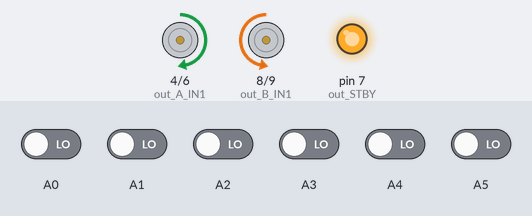
Recording of a sketch running on a simulated Arduino Uno, built with avr-gcc and run on an emulated ATmega328P. Parts: motor-driver pin pairs drawn as motors (green arrow = first pin HIGH = forward, orange = second pin HIGH = backward, longer = more drive, scaled by the enable pin, stopped while the standby pin is LOW), output pins drawn as LEDs (lit = HIGH). Inputs (shaded band) come from the test bench; at power-on: A0–5 LOW.

Above: at 3.7 s.
3.8 s: A2 driven HIGH
At 4.5 s:
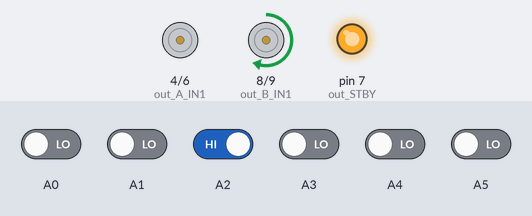
5.3 s: A3 driven HIGH
At 6.0 s:
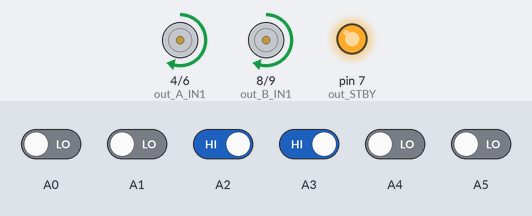
8.3 s: A0 driven HIGH
At 8.7 s:
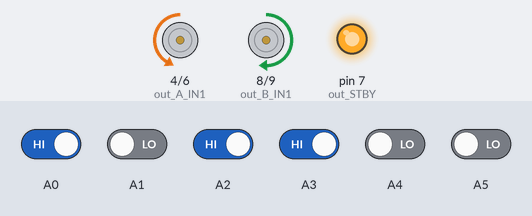
9.8 s: A3 driven LOW
At 10.6 s:
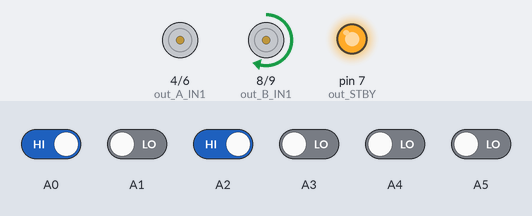
11.6 s: A4 driven HIGH
At 12.0 s:
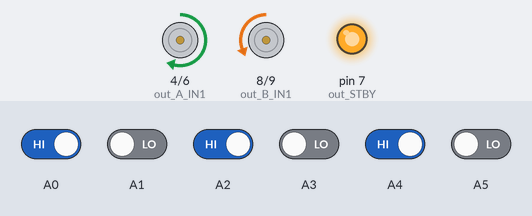
13.1 s: A2 driven LOW
At 13.7 s:
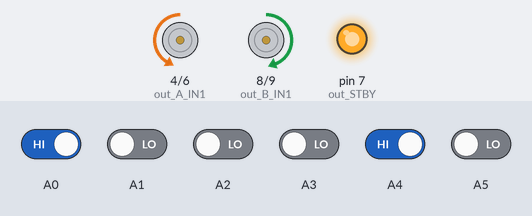
Timing chart, 0 to 15.6 s (numbered marks = the images above; inputs shaded):
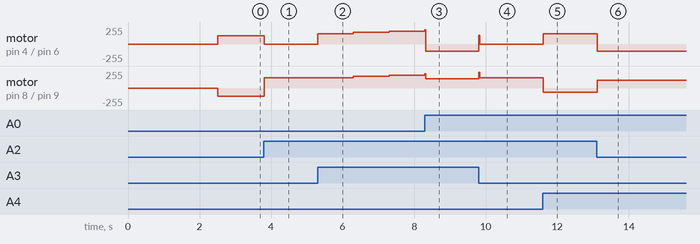

Measured:
- after the input at 3.8 s, motor on pin 4 (out_A_IN1) / pin 6 (out_A_IN2): forward 125/255 → stopped at once; motor on pin 8 (out_B_IN1) / pin 9 (out_B_IN2): backward 125/255 → forward 152/255 at once
- after the input at 8.3 s, motor on pin 4 (out_A_IN1) / pin 6 (out_A_IN2): forward 214/255 → backward 105/255 at once; motor on pin 8 (out_B_IN1) / pin 9 (out_B_IN2): forward 214/255 → forward 136/255 at once
- after the input at 9.8 s, motor on pin 4 (out_A_IN1) / pin 6 (out_A_IN2): backward 105/255 → stopped at once; motor on pin 8 (out_B_IN1) / pin 9 (out_B_IN2): forward 136/255 → forward 152/255 at once
- after the input at 11.6 s, motor on pin 4 (out_A_IN1) / pin 6 (out_A_IN2): stopped → forward 152/255 at once; motor on pin 8 (out_B_IN1) / pin 9 (out_B_IN2): forward 152/255 → backward 64/255 at once
- after the input at 13.1 s, motor on pin 4 (out_A_IN1) / pin 6 (out_A_IN2): forward 152/255 → backward 105/255 at once; motor on pin 8 (out_B_IN1) / pin 9 (out_B_IN2): backward 64/255 → forward 115/255 at once

The sketch:

lab1.ino
```cpp
/*
 * @scuola:	Stimate
 * @autori:	Zumerle,Della Piana
 * Squadra: Stimate 1
 * Robot:   Stimate 1
 * @data:   Maggio 2016
 * Versione: -
 * @evento: Roboval 2016
 *
 */


    #include <QTRSensors.h>
    //utilizzo la configurazione di pin e la numerazione dei sensori predefinita di Roboval - roboval_maze_v_1_0.zip
    #define out_STBY    7
    #define out_B_PWM   10
    #define out_A_PWM   5
    #define out_A_IN2   6
    #define out_A_IN1   4
    #define out_B_IN1   8
    #define out_B_IN2   9
    #define left_motor  0
    #define right_motor 1
    // carlo
    // leftFar  leftCenter leftNear   rightNear  rightCenter  rightFar
    #define leftFar          0 // i più estremi
    #define leftCenter       1 // gli intermedi
    #define leftNear         2 // i più vicini al centro
    #define rightNear        3
    #define rightCenter      4
    #define rightFar         5
    #define NUM_SENSORS      6
    #define TIMEOUT       2500
    #define EMITTER_PIN   QTR_NO_EMITTER_PIN
    // definisco costanti e variabili
    #define full_speed          50 //velocita massima
    // carlo
    // posso usare outline_speed quando sumSX o sunDX sono differenti tra loro più di una certa percentuale ( playrange )
    #define outline_speed    40    //velocita quando il robot non è perfettamente sulla strada (=velocita massima -> non serve a niente :) )      (45)
    #define turn_speed       27    //velocita in manovra (rotazione a destra , sinistra)                                                          (35)
    #define blind_speed          22 //velocita motori in inversione di marcia
    #define debugPeriod       1000  //costanti Roboval non modificate
    #define soglia             180 //soglia tra 0 e 1000 per commutare il valore alto/basso analogico proveniente dai sensori in digitale         (210)  //LA SOGLIAAAAAA
    //variabili non modificate Roboval
    int leftFarReading;
    int rightFarReading;
    int leftCenterReading;
    int leftNearReading;
    int rightCenterReading;
    int rightNearReading;
    unsigned long N20_timer;
    int lastDebugTime = 0;
    //variabili aggiuntive
    //man mano le si legge saranno spegate..
    int sumSX=0;
    #define REFRESH  {qtrrc.readLine(sensorValues);}                                                       // aggiorna sensori
#define BLACK(x) (sensorValues[(x)]>soglia)                                                            // sensore 'X' nero
#define WHITE(x) !BLACK(x)
// carlo
// queste due define non vengono utilizzate
#define ENGINES_APPLICATION {set_motor(left_motor, left_speed); set_motor(right_motor, right_speed);}  //trasmissione
#define BORNOUT { motor_brake(1); motor_brake(0); delay(500); }
    #define NOX 10
    /*
    SPIEGAZIONE:
    allora, il robot per stare meglio su una linea l'abbiamo fatto ragionare in analogico...
    siccome i sensori a infrarossi, dopo la calibrazione, mandano un segnale che nel software viene compreso come un numero tra 0 e 1000
    e siccome noi possiamo inviare tramite software ai motori un valore tra 0 e 100 possiamo mettere in relazione il valore di ogni sensore  con la velocita dei motori

    ragioniamo cosi:
    IL ROBOT DEVE STARE IN CENTRO LINEA = HA LA PRIORITA DI RIMANERE IL PIU POSSIBILE SU UN VALORE PIU ALTO POSSIBILE DEI DUE SENSORI IR CENTRALI


    innanzitutto creiamo due var int che conterranno il valore SOMMA DESTRA E SOMMA SINISTRA che verranno messi in relazione con la velocita sul MOTORE DESTRO e sul MOTORE SINISTRO

    ANALIZZIAMO ORA UN PEZZO DI CODICE CHE TROVEREMO PIU AVANTI...
    ORA , LA RELAZIONE CHE INTERCORRE FRA IL VALORE DI OUTPUT DEI SENSORI E L'INPUT AI MOTORI è UNA SEMPLICE FRAZIONE CHE PRENDE IN CONSIDERAZIONE LA FULL_SPEED E LE DUE SOMME


  sumSX=sensorValues[leftNear];                                                       è LA SOMMA  CHE AQUISISCE IL VALORE CHE RIMANDA IL SENSORE IR CENTRALE SINISTRO    1    2   |3|   4   5   6

  sumDX=sensorValues[rightNear];                                                      è LA SOMMA  CHE AQUISISCE IL VALORE CHE RIMANDA IL SENSORE IR CENTRALE DESTRO      1    2    3   |4|  5   6

                                                                                                                                                                                                               1     2    |3|   |4|    5    6
                                                                                                                                                                                                                        <-         ->
  if(sumSX<100 || sumDX<100){                                                         SE IL VALORE DI UNO DI QUESTI DUE SENSORI SCEDNDE SOTTO UNA CERTA SOGLIA (100) VADO A VEDERE QUELLI PIU ESTERNI          1    |2|    3     4    |5|   6


  if (  sumSX<100 )
    sumSX=sensorValues[leftCenter]*2;                                                 QUI CONTROLLO QUALE DEI DUE SENSORI MI RITORNA IL VALORE PIU BASSO DELLA SOGLIA 100


    if (  sumDX<100 )
    sumDX=sensorValues[rightCenter]*2;

   (Limportante  DIFFERENZA CHE INTERCORRE FRA     sumSX=sensorValues[leftNear];    sumSX=sensorValues[leftCenter]*2;  non è solamente il fatto che andiamoa  vedere un sensore piu distante dal centro rispetto al precedente MA è CHE NE RADDOPPIAMO IL VALORE)
   ( POICHE IL ROBOT ,ABBIAMO DETTO, DEVE AVERE LA PRIORITA A RIMANERE SULLA LINEA CENTRALE)

    }else if(sumSX<210 || sumDX<210){
      if (  sumSX<210 )
             sumSX=sensorValues[leftFar]*4;
             if (  sumDX<210 )
             sumDX=sensorValues[rightFar]*4;
             }


    */


    int sumDX=0;


 //ABBIAMO DETTO CHE SUM sx E SUM dx  sono gli output che provengono dai sensori ,bene , adesso bisogna definire gli input VARIABILI da inviare ai motori
    int speedSX=0;
    int speedDX=0;


 //abbiamo prima accennato a una outline speed : la velocita dei motori quando il robot non è perfettamente sulla linea. il robot pero come fa a capire quando è o non è sperfettamente sulla linea?
 //esso deve semplicemente vedere se uno dei valori SUMsx O SUMdx (DERIVATI DAI SENSORI) SONO COMPRESI NEL MARGINE DI +-  UN TOT PER CENTO DI ESSI STESSI (X ESEMPIO SE SUMdx è COPRESO FRA SUMSX + O -  IL SUO 5 PER CENTO )
    int playrange=0;  // IL "GIOCO " DEL ROBOT è 0 PER CENTO PER PROVA

      /*
      LA PROSSIMA VARIABILE NON SERVE ASSOLUTAMENTE A NIENTE è SOLO CHE SUL NOSTRO ROBOT IL MOTORE DESTRO RENDEVA L' 8% DI MENO RISPETTO AL SINISTRO ,L'HARDWARE DECELERATION è UNA COSTANTE DA AGGIUNGERE AI PARAMETRI PER DEFINIRE LA speed sx , SAREBBE COME DIRE:
      SE IL MOTORE DESTRIO VA L'8% DI MENO RIUSPETTO AL SINISTRO PRENDIAMO LA VELOCITA CHE VOGLIAMO CHE FACCIA IL MOTORE SINISTRO E DECREMENTIAMOLA DELL' 8 PER CENTO
      */

    int hardware_deceleration=0;


    // ALTRI PEZZI DI CODICE STANDARD ROBOVAL....

QTRSensorsRC qtrrc((unsigned char[]) {A0, A1, A2, A3, A4, A5},NUM_SENSORS, TIMEOUT, EMITTER_PIN);
unsigned int sensorValues[NUM_SENSORS];
//ANCHE QUI NON CAMBIERà NIENTE....
void setup(){

  pinMode(out_STBY,OUTPUT);
  pinMode(out_A_PWM,OUTPUT);
  pinMode(out_A_IN1,OUTPUT);
  pinMode(out_A_IN2,OUTPUT);
  pinMode(out_B_PWM,OUTPUT);
  pinMode(out_B_IN1,OUTPUT);
  pinMode(out_B_IN2,OUTPUT);
  for (int i = 0; i < 100; i++){
    qtrrc.calibrate();
  }
  motor_standby(false);
}


//ECCOCI NEL LOOP ...SI DIVIDE IN TRE PARTI...
void loop(){
// carlo
// leggo i sensori
// verifico se mi scosto dalla linea con i due più vicini e in questo caso resetto  a variabile N20_timer al tempo attuale millis()
// applico la regola della mano sinistra o destra
// poi vado diritto con   straight();
// mando gli output ai motori con i valori calcolati dalle varie funzioni e con la decelerazione se uno dei due motori è meno veloce
//    //OUTPUT CALCOLATI DALLE FUNZIONI
//   set_motor(left_motor, speedSX-speedSX* hardware_deceleration/100); //ECCO CHE SI VEDE L'UTILITA DELL'HARDWARE DECELERATION
//   set_motor(right_motor, speedDX);
// fine descrizione loop

  // PRIMA PARTE: LETTURA DEGLI INPUT
  readSensors();
  // carlo
//  OR (||), AND (&&)

// carlo
// N20_timer mi dice per quanto tempo sto ininterrottamente sulla linea con entrambi i sensori più vicini
// millis() è il contatore di arduino che parte quando lo si alimenta
// quindi se almeno uno dei due sensori è bianco vuol dire che non sono allineato perfettamente
// e riporto  N20_timer al tempo attuale calcolato da arduino ( N20_timer = millis() )

      if( WHITE(leftNear) || WHITE(rightNear) ) N20_timer = millis();  // se il robot non è perfettamente in linea resetta il timer del NOS

  // SECONDA PARTE:
 //ALGORITMO DI RISOLUZIONE (REGOLA DELLA MANO SINISTRA)     IN OGNI FUNZIONE POI CI SARA L'ANALISI DEGLI INPUT E IL CALCOLO DEGLI OUTPUT
 // carlo
 // se voglio usare l'algoritmo della mano destra metto prima l'if sul rightFarReading
     if(leftFarReading){
        turnLeft();
     }else{
         if(rightFarReading){
             turnRight();
             }
           }

  if(!leftFarReading && !rightFarReading && !leftCenterReading && !rightCenterReading && !leftNearReading && !rightNearReading){
        turnAround();
        }

  straight();

  // TERZA PARTE:

   //OUTPUT CALCOLATI DALLE FUNZIONI
   set_motor(left_motor, speedSX-speedSX* hardware_deceleration/100); //ECCO CHE SI VEDE L'UTILITA DELL'HARDWARE DECELERATION
   set_motor(right_motor, speedDX);

}


//ECCO STRAIGHT UNA FUNZIONE DI TOTALE INVENZIONE NOSTRA FATTA IN MODO CHE IL ROBO RESTI IL PIU POSSIBILE AL CENTRO DELLA LINEA NERA
void straight(){

  //ECCO IL PEZZO DI CODICE SPIEGATO SU, ALLA DEFINIZIONE DEELE VARIABILI GLOBALI
  sumSX=sensorValues[leftNear];
  sumDX=sensorValues[rightNear];

  if(sumSX<100 || sumDX<100){
  if (  sumSX<100 )
    sumSX=sensorValues[leftCenter]*2;
    if (  sumDX<100 )
    sumDX=sensorValues[rightCenter]*2;
    }else if(sumSX<210 || sumDX<210){
      if (  sumSX<210 )
             sumSX=sensorValues[leftFar]*4;
             if (  sumDX<210 )
             sumDX=sensorValues[rightFar]*4;
             }

 // carlo
 // in    sunSX metto quanto nero c'è a sinistra
 // in    sunDX metto quanto nero c'è a destra

   //ED ECCO L'ANALISI DEGLI INPUT E IL CALCOLO DEGLI OUTPUT
  if(sumSX>sumDX){
 // carlo
 // in questo caso c'è più nero a sinistra
    /*
    ED ECCO PRONTI LA SPIEGAZIONE E LA FORMULA CON LA QUALE SI METTE IN RELAZIONE GLI INPUT(SENSORI)  E GLI OUTPUT(MOTORI)

   ipotizziamo di avere due numeri: A  e   B
   ipotizziamo ora che A>B
   faccio B/A
   se dividiamo B per A il risultato sara un numero sempre piu piccolo al diminuire di A  o all'aumentare di B

    ALLORA, in questo caso somma destra < somma sinistra...

    VUOL DIRE CHE:
   TESI:

    IL ROBOT è PIU A DESTRA DELLA LINEA...

   SOLUZIONE :

    PASSO1-   AUMENTIAMO LA VELOCITA DEI MOTORI DI DESTRA (SI MA DI QUANTO?    SEMPLICE : FULL_SPEED)

    PASSO2-   DIMINUIAMO LA VELOCITA DEI  MOTORI DI SINISTRA (SI MA DI QUANTO?)


    RISPOSTA: BELLA DOMANDA!


    LA VELOCITA DEl MOTORE SI SINISTRA DOVRA ESSERE IN PROPORZIONE A QUANTO IL ROBOT è FUORI LINEA
    SICCOME STABILIAMO LA VELOCITA  DEI MOTORI DI DESTRA A FULL_SPEED NON POTRA FARE ALTRO CHE TORNARE PIAN PIANO SULLA LINEA
    AUMENTERA ANCHE LA VELOCITA DEL  MOTORE DI SINISTRA

    LA RISPOSTA è
     speedSX=(sumDX*full_speed)/sumSX;
    */


 // carlo
 //  if(sumSX>sumDX)
 // in questo caso c'è più nero a sinistra
 // quindi do più velocità al motore Destro ( full_speed )
 // al sinistro do una veloctà minore proporzionale alla percentuale di nero destro rispetto al sinistro che è di più
 // sumDX/sunSX è minore di 1 ( moltiplicato per full_speed da una velocità al sinistro minore del destro )
      speedDX=full_speed;
      speedSX=(sumDX*full_speed)/sumSX;
      }

  if(sumSX<sumDX){
     //STESSO DISCORSO DI PRIMA SOLTANTO AL CONTRARIO
     speedSX=full_speed;
     speedDX=(sumSX*full_speed)/sumDX;
     }

  // carlo
  // playrange è il range consentito per sumSX e sumDX di essere differenti tra di loro
  // possono essere del playrange % in più o in meno rispetto all'altro

  //ECCO IN QUESTO IF SI CONTROLLA SE LE DUE SOMME  SONO SIMILI DEL PLAYRANGE %         ... SE SI ALLORA VUOL DIRE CHE NEL ROBOT  è NELLO SPAZIO DI GIOCO CONSENTITO E POTRA SBATTERSENE DELLE VELOCITA IN PROPORZIONE E ANDARE A MANETTA
  if (( (sumDX>(sumSX-(sumSX*playrange/100))) && (sumDX<(sumSX+(sumSX*playrange/100))) ) || ( (sumSX>(sumDX-(sumDX*playrange/100))) && (sumSX<(sumDX+(sumDX*playrange/100))) ) ){

      speedSX=outline_speed;
      speedDX=outline_speed;
      }

  if(sumSX==sumDX){
     //ECCO QUI SI STIPULA ANCHE IL CASO IN CUI IL ROBOT SIA PERFETTAMENTE SULLA LINEA (IL CHE NON ACCADE QUASI MAI =)
     speedSX=full_speed;
     speedDX=full_speed;
     }

 // carlo
 // la velocità aumenta sempre in base a quanto tempo sto sulla linea con continuità

       speedSX += ( ( millis() - N20_timer ) / 1000 ) * NOX; //accellerazione proporzionale al tempo sulla linea
      speedDX += ( ( millis() - N20_timer ) / 1000 ) * NOX; //accellerazione proporzionale al tempo sulla linea

      if ( speedSX > 100 ) speedSX = 100; //controllo overflow
      if ( speedDX > 100 ) speedDX = 100; //controllo overflow


 }


 void turnLeft(){
   //APPENA VEDO UNA CURVA A SINISTRA DEVO GIRARE A PRIORI POICHE STO SCEGLIENDO DI USARE LA REGOLA DELLA MANO SINISTRA COMUNQUE VADO AVANTI UN PO PER ESSERE DOPO ALLINEATO
   //set_motor(left_motor, full_speed-full_speed* hardware_deceleration/100);
   //set_motor(right_motor, full_speed);
   delay(25);
   //BORNOUT;
   //ECCO CHE FORZO I MOTORI A GIRARE A PRIORI
    set_motor(left_motor,-turn_speed+turn_speed*hardware_deceleration/100);
    set_motor(right_motor,turn_speed+15);


         readSensors();
         //LEGGO I SENSORI E CONTINUO A LEGGERLI FINCHE  IL SENSORE DESTRO CENTRALE  O IL SINISTRO CENTRALE NON VEDE BIANCO (VUOL DIRE CHE SARO USCITO)
  if(rightNearReading || leftNearReading ){
  while(rightNearReading){

    readSensors();

  }
  }
       //LEGGO I SENSORI E CONTINUO A LEGGERLI FINCHE  IL SENSORE DESTRO CENTRALE O IL SINISTRO CENTRALE NON VEDE NERO (VUOL DIRE CHE SARO RIENTRATO NELLA CURVA)
   while(!(rightNearReading || leftNearReading)){
    set_motor(left_motor,-turn_speed+turn_speed*hardware_deceleration/100);
    set_motor(right_motor,turn_speed+5);
    readSensors();
  }

}


 void turnRight(){
   //APPENA VEDO UNA CURVA A DESTRA VADO AVANTI PER ASSICURARMI CHE NON CI SIA STRADA  :: SE CE STRADA DEVO PROSEGUIRE POICHE STO SCEGLIENDO DI USARE LA REGOLA DELLA MANO SINIOSTRA
   //set_motor(left_motor, full_speed-full_speed* hardware_deceleration/100);
   //set_motor(right_motor, full_speed);
  delay(25);
  readSensors();
             //SE DAVANTI NON CE NIENTE ALLORA GIRO
  if(!(rightNearReading || leftNearReading)){
    //BORNOUT;
    set_motor(left_motor,turn_speed+25-turn_speed*hardware_deceleration/100);
         set_motor(right_motor,-turn_speed);
         //CONTINUO A GIRARE FINCHE NON RIENTRO IN PISTA
      while(!(leftNearReading || leftNearReading)){

         readSensors();
         }
      }

}


//ASI UNGUAL ALLA VOSTRA SOLO CON QUALCHE PICCOLA MODIFICA : L'HARDWARE DEC....
    void turnAround(){

  while(!leftNearReading && !rightNearReading){

    set_motor(left_motor,+blind_speed+15-blind_speed*hardware_deceleration/100);
    set_motor(right_motor,-blind_speed-15);
    readSensors();

  }

}
//TUTTO IL RESTO SONO FUNZIONI ROBOVAL PREESISTENTI
void set_motor(boolean motor, char speed) {
  byte PWMvalue=0;
  PWMvalue = map(abs(speed),0,100,50,255);
  if (speed > 0)
    motor_speed(motor,0,PWMvalue);
  else if (speed < 0)
    motor_speed(motor,1,PWMvalue);
  else {
    motor_coast(motor);
  }
}
void motor_speed(boolean motor, boolean direction, byte speed) {
  if (motor == left_motor) {
    if (direction == 0) {
      digitalWrite(out_A_IN1,HIGH);
      digitalWrite(out_A_IN2,LOW);
    }
    else {
      digitalWrite(out_A_IN1,LOW);
      digitalWrite(out_A_IN2,HIGH);
    }
    analogWrite(out_A_PWM,speed);
  }
  else {
    if (direction == 0) {
      digitalWrite(out_B_IN1,HIGH);
      digitalWrite(out_B_IN2,LOW);
    }
    else {
      digitalWrite(out_B_IN1,LOW);
      digitalWrite(out_B_IN2,HIGH);
    }
    analogWrite(out_B_PWM,speed);
  }
}
void motor_standby(boolean state) {
  if (state == true)
    digitalWrite(out_STBY,LOW);
  else
    digitalWrite(out_STBY,HIGH);
}

void motor_coast(boolean motor) {
  if (motor == left_motor) {
    digitalWrite(out_A_IN1,LOW);
    digitalWrite(out_A_IN2,LOW);
    digitalWrite(out_A_PWM,HIGH);
  }
  else {
    digitalWrite(out_B_IN1,LOW);
    digitalWrite(out_B_IN2,LOW);
    digitalWrite(out_B_PWM,HIGH);
  }
}

void motor_brake(boolean motor) {
  if (motor == left_motor) {
    digitalWrite(out_A_IN1,HIGH);
    digitalWrite(out_A_IN2,HIGH);
  }
  else {
    digitalWrite(out_B_IN1,HIGH);
    digitalWrite(out_B_IN2,HIGH);
  }
}


void readSensors(){


  unsigned int position = qtrrc.readLine(sensorValues);
  leftFarReading     = sensorValues[leftFar]>soglia;
  rightFarReading    = sensorValues[rightFar]>soglia;
  leftCenterReading  = sensorValues[leftCenter]>soglia;
  leftNearReading    = sensorValues[leftNear]>soglia;
  rightNearReading   = sensorValues[rightNear]>soglia;
  rightCenterReading = sensorValues[rightCenter]>soglia;

}
```
